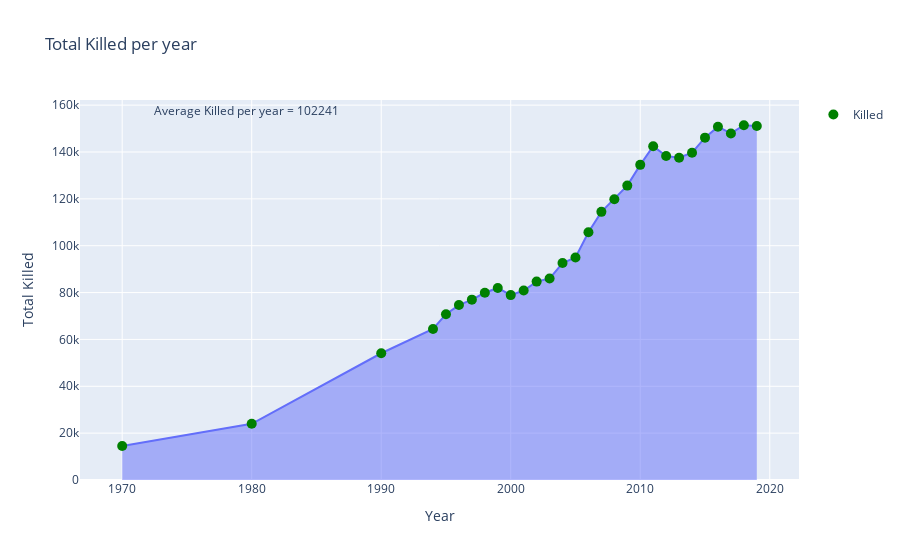

The notebook cell this image was saved under:
### Code cell
# killed per year
fig = px.area(accident_data, x='Year', y='Total Killed', title='Total Killed per year')
fig.add_scatter(x=accident_data['Year'], y=accident_data['Total Killed'], mode='markers', name='Killed', marker=dict(color='green', size=10))
mean_accidents = accident_data['Total Killed'].mean()
fig.add_annotation(xref='paper', yref='paper', x=0.1, y=1, text=f"Average Killed per year = {mean_accidents:.0f}",showarrow=False)
fig.show()

### Figure 1 — Plotly figure (JSON) as saved in the notebook; plotly's stock layout.template omitted (floating-point values rounded to 4 significant figures)
{"data": [{"fillpattern": {"shape": ""}, "hovertemplate": "Year=%{x}<br>Total Killed=%{y}<extra></extra>", "legendgroup": "", "line": {"color": "#636efa"}, "marker": {"symbol": "circle"}, "mode": "lines", "name": "", "orientation": "v", "showlegend": false, "stackgroup": "1", "type": "scatter", "x": [1970, 1980, 1990, 1994, 1995, 1996, 1997, 1998, 1999, 2000, 2001, 2002, 2003, 2004, 2005, 2006, 2007, 2008, 2009, 2010, 2011, 2012, 2013, 2014, 2015, 2016, 2017, 2018, 2019], "xaxis": "x", "y": [14500, 24000, 54100, 64463, 70781, 74665, 76977, 79919, 81966, 78911, 80888, 84674, 85998, 92618, 94968, 105749, 114444, 119860, 125660, 134513, 142485, 138258, 137572, 139671, 146133, 150785, 147913, 151417, 151113], "yaxis": "y"}, {"marker": {"color": "green", "size": 10}, "mode": "markers", "name": "Killed", "type": "scatter", "x": [1970, 1980, 1990, 1994, 1995, 1996, 1997, 1998, 1999, 2000, 2001, 2002, 2003, 2004, 2005, 2006, 2007, 2008, 2009, 2010, 2011, 2012, 2013, 2014, 2015, 2016, 2017, 2018, 2019], "y": [14500, 24000, 54100, 64463, 70781, 74665, 76977, 79919, 81966, 78911, 80888, 84674, 85998, 92618, 94968, 105749, 114444, 119860, 125660, 134513, 142485, 138258, 137572, 139671, 146133, 150785, 147913, 151417, 151113]}], "layout": {"annotations": [{"showarrow": false, "text": "Average Killed per year = 102241", "x": 0.1, "xref": "paper", "y": 1, "yref": "paper"}], "legend": {"tracegroupgap": 0}, "title": {"text": "Total Killed per year"}, "xaxis": {"anchor": "y", "domain": [0, 1], "title": {"text": "Year"}}, "yaxis": {"anchor": "x", "domain": [0, 1], "title": {"text": "Total Killed"}}}}
